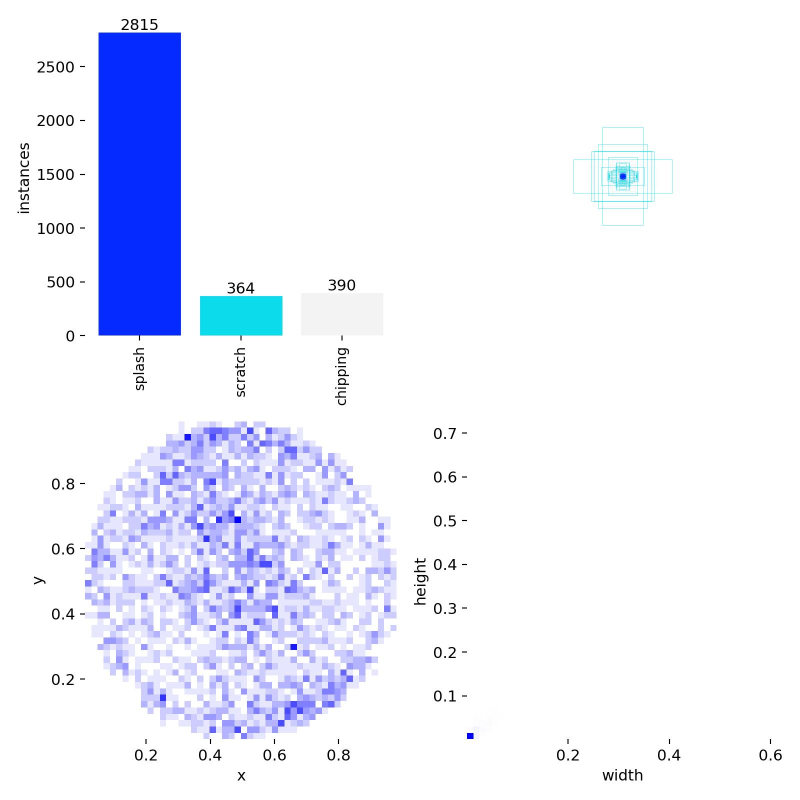
#> input picture outputs/data_pic_outputs/stage1_yolo26m_baseline/labels.jpg, 1600 x 1600 px, given as the content of the folder photo/train/images, which was not available (shown at 1/2 size)
$ python tile_yolo_dataset.py
#> lines starting #> are read from the running program, lines starting #| are printed output that depends on the picture; pictures that were not available may be replaced by others from this repository, and a replacement may not be noted
from __future__ import annotations

import argparse
import shutil
from pathlib import Path

from PIL import Image


IMAGE_EXTS = {".jpg", ".jpeg", ".png", ".bmp", ".tif", ".tiff", ".webp"}


def read_labels(path: Path) -> list[list[float]]:
    rows: list[list[float]] = []
    if not path.exists():
        return rows
    for line in path.read_text(encoding="utf-8").splitlines():
        line = line.strip()
        if not line:
            continue
        parts = line.split()
        if len(parts) != 5:
            continue
        rows.append([float(parts[0]), *map(float, parts[1:])])
    return rows


def write_labels(path: Path, rows: list[list[float]]) -> None:
    text = "\n".join(
        f"{int(row[0])} {row[1]:.6f} {row[2]:.6f} {row[3]:.6f} {row[4]:.6f}"
        for row in rows
    )
    path.write_text(text + ("\n" if text else ""), encoding="utf-8")


# [43 lines left out: functions find_image, clip_box_to_tile, not called in this run]


def tile_split(
    src_split: Path,
    dst_split: Path,
    grid: int,
    min_visible: float,
    min_pixels: int,
) -> dict[str, int]:
#> called with grid = 2, min_visible = 0.2, min_pixels = 2
    src_images = src_split / "images"
    src_labels = src_split / "labels"
    dst_images = dst_split / "images"
    dst_labels = dst_split / "labels"
    dst_images.mkdir(parents=True, exist_ok=True)
    dst_labels.mkdir(parents=True, exist_ok=True)

    image_count = 0
    tile_count = 0
    labeled_tiles = 0
    object_count = 0
    class_counts: dict[int, int] = {}

    for image_path in sorted(src_images.iterdir()):
        if not image_path.is_file() or image_path.suffix.lower() not in IMAGE_EXTS:
            continue
        image_count += 1
        labels = read_labels(src_labels / f"{image_path.stem}.txt")
        with Image.open(image_path) as image:
#> image is the input picture: PIL image 1600x1600 RGB; mean R, G, B 236.6, 239.3, 252.7
            width, height = image.size
#> width = 1600; height = 1600
            for row in range(grid):
                for col in range(grid):
                    tx1 = round(col * width / grid)
                    ty1 = round(row * height / grid)
                    tx2 = round((col + 1) * width / grid)
                    ty2 = round((row + 1) * height / grid)
                    tile = (tx1, ty1, tx2, ty2)
                    tile_img = image.crop(tile)
                    out_stem = f"{image_path.stem}_tile{grid}x{grid}_r{row}_c{col}"
                    out_image = dst_images / f"{out_stem}{image_path.suffix.lower()}"
                    out_label = dst_labels / f"{out_stem}.txt"

                    tile_labels: list[list[float]] = []
                    for label in labels:
                        clipped = clip_box_to_tile(label, width, height, tile, min_visible, min_pixels)
                        if clipped is not None:
                            tile_labels.append(clipped)
                            cls = int(clipped[0])
                            class_counts[cls] = class_counts.get(cls, 0) + 1

                    tile_img.save(out_image)
                    write_labels(out_label, tile_labels)
                    tile_count += 1
                    object_count += len(tile_labels)
                    if tile_labels:
                        labeled_tiles += 1
#> this loop made 2 passes
#> pass 1, in tile_split, `tile_img.save(out_image)`:
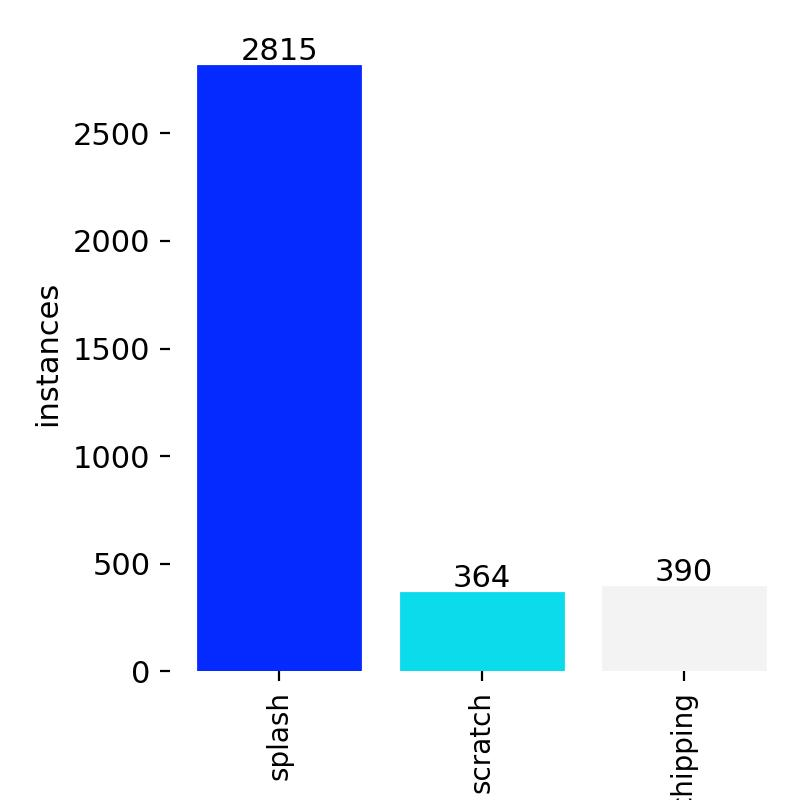
#> saved as labels_tile2x2_r0_c0.jpg: PIL image 800x800 RGB; mean R, G, B 207.9, 217.9, 251.2
#> pass 1, in tile_split, `tile_img.save(out_image)`:
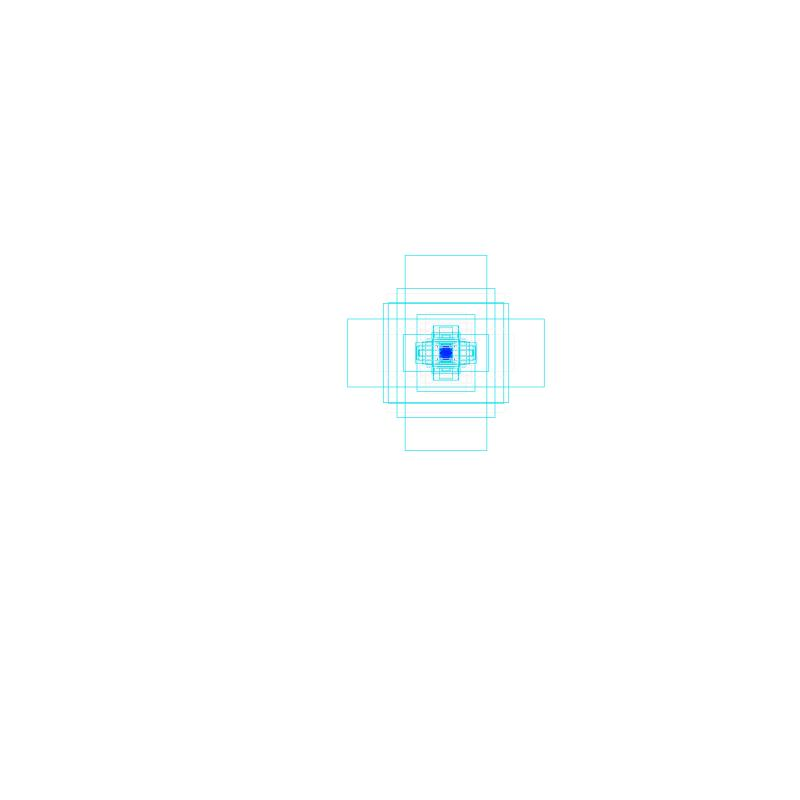
#> saved as labels_tile2x2_r0_c1.jpg: PIL image 800x800 RGB; mean R, G, B 253.8, 254.7, 254.7
#> pass 2, in tile_split, `tile_img.save(out_image)`:
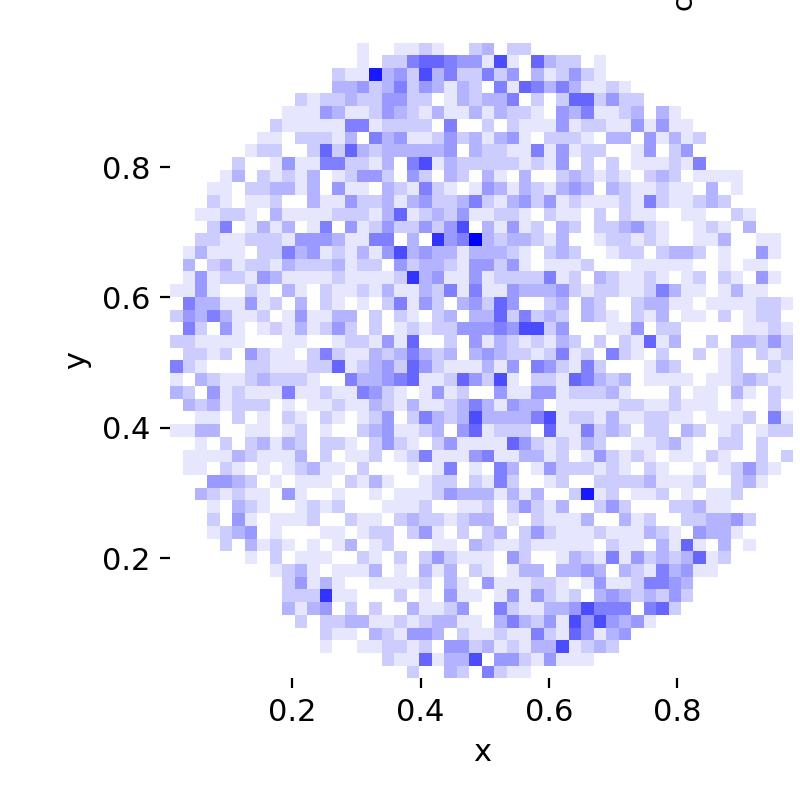
#> saved as labels_tile2x2_r1_c0.jpg: PIL image 800x800 RGB; mean R, G, B 231.4, 231.4, 251.8
#> pass 2, in tile_split, `tile_img.save(out_image)`:
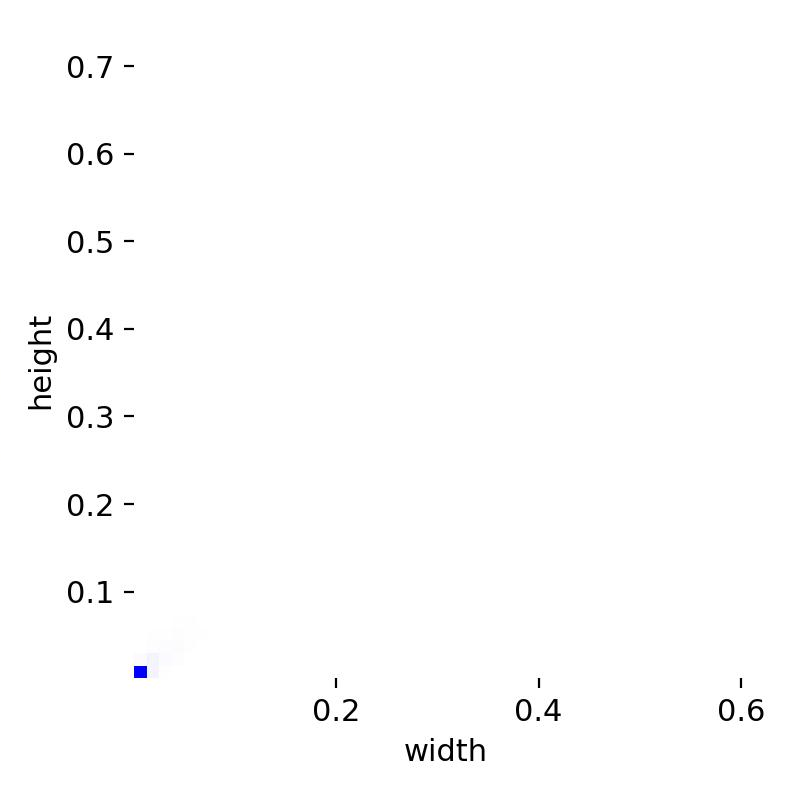
#> saved as labels_tile2x2_r1_c1.jpg: PIL image 800x800 RGB; mean R, G, B 253.2, 253.2, 253.2
#> after the loop, class_counts = 0 items; labeled_tiles = 0; object_count = 0; tile_count = 4; tile_labels = []

    return {
        "images": image_count,
        "tiles": tile_count,
        "labeled_tiles": labeled_tiles,
        "objects": object_count,
        **{f"class_{cls}": count for cls, count in sorted(class_counts.items())},
    }


def main() -> None:
    parser = argparse.ArgumentParser()
    parser.add_argument("--src", type=Path, default=Path("photo"))
    parser.add_argument("--dst", type=Path, default=Path("photo_tile_2x2"))
    parser.add_argument("--grid", type=int, default=2)
    parser.add_argument("--min-visible", type=float, default=0.20)
    parser.add_argument("--min-pixels", type=int, default=2)
    parser.add_argument("--path-in-yaml", default="/home/featurize/data/photo_tile_2x2")
    args = parser.parse_args()

    if args.dst.exists():
        shutil.rmtree(args.dst)
    args.dst.mkdir(parents=True, exist_ok=True)

    print(f"source: {args.src}")
    print(f"output: {args.dst}")
    print(f"grid: {args.grid}x{args.grid}")
    print(f"min_visible: {args.min_visible}")

    for split in ("train", "val", "test"):
        stats = tile_split(
            args.src / split,
            args.dst / split,
            args.grid,
            args.min_visible,
            args.min_pixels,
        )
#> stats = {'images': 1, 'tiles': 4, 'labeled_tiles': 0, 'objects': 0}
        print(f"{split}: {stats}")
#| train: {'images': 1, 'tiles': 4, 'labeled_tiles': 0, 'objects': 0}

    yaml_text = f"""path: {args.path_in_yaml}
train: train/images
val: val/images
test: test/images

names:
  0: splash
  1: scratch
  2: chipping
"""
    (args.dst / "data.yaml").write_text(yaml_text, encoding="utf-8")


if __name__ == "__main__":
    main()
